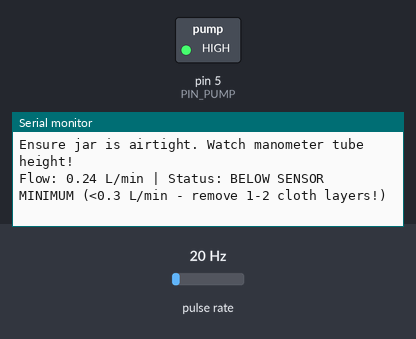
The sketch below on a simulated Arduino Uno, built with avr-gcc and run on an emulated ATmega328P. Shown: switched loads named in the sketch (green lamp = pin HIGH), the last lines printed to the serial monitor. Wiring (inferred from the names in the program): pulse sensor: data pin 2. The inputs (shaded band) are chosen by the test bench; at power-on: pulse rate 20 Hz.

Above: at 1.2 s.
1.3 s: pulse rate (sensor on pin 2) set to 50 Hz
At 2.4 s:
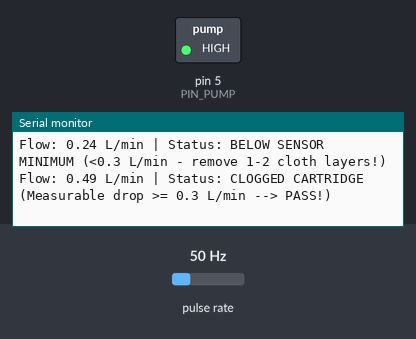
4.3 s: pulse rate (sensor on pin 2) set to 100 Hz
At 5.8 s:
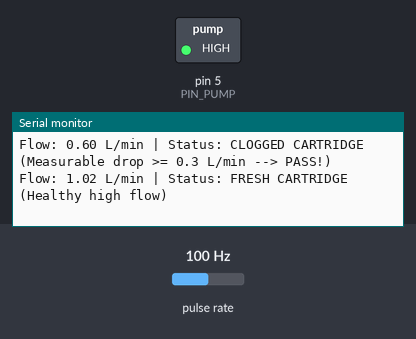

The sketch:

step8_clogging_comparison.ino
```cpp
/*
 * PureRoute v2 Hardware Bring-Up - Step 8: Fresh vs Clogged Jar Test
 * Compares flow rate and backpressure between Fresh Jar and Clogged Jar.
 * Pass when:
 *   1. Fresh jar yields steady healthy flow (e.g. 1.1 - 1.3 L/min, manometer ~5 cm).
 *   2. Clogged jar drops flow to 0.3 - 0.5 L/min (never 0), and manometer column rises to 15-25 cm.
 */

const byte PIN_FLOW = 2;
const byte PIN_PUMP = 5;
volatile unsigned long pulses = 0;

void onPulse() { pulses++; }

float kFlow = 5000.0;

void setup() {
  Serial.begin(115200);
  pinMode(PIN_PUMP, OUTPUT);
  digitalWrite(PIN_PUMP, HIGH); // Turn pump ON for flow test

  pinMode(PIN_FLOW, INPUT_PULLUP);
  attachInterrupt(digitalPinToInterrupt(PIN_FLOW), onPulse, FALLING);

  Serial.println(F("=== PUREROUTE V2 BRING-UP: STEP 8 CARTRIDGE BENCHMARK ==="));
  Serial.println(F("Comparing Fresh vs Clogged filter flow and backpressure."));
  Serial.println(F("Ensure jar is airtight. Watch manometer tube height!"));
}

unsigned long lastTick = 0;

void loop() {
  if (millis() - lastTick >= 1000) {
    lastTick = millis();

    noInterrupts();
    unsigned long p = pulses;
    pulses = 0;
    interrupts();

    float flowLpm = (float)p * 60.0 / kFlow;

    Serial.print(F("Flow: "));
    Serial.print(flowLpm, 2);
    Serial.print(F(" L/min | Status: "));

    if (flowLpm > 0.80) {
      Serial.println(F("FRESH CARTRIDGE (Healthy high flow)"));
    } else if (flowLpm >= 0.30) {
      Serial.println(F("CLOGGED CARTRIDGE (Measurable drop >= 0.3 L/min --> PASS!)"));
    } else {
      Serial.println(F("BELOW SENSOR MINIMUM (<0.3 L/min - remove 1-2 cloth layers!)"));
    }
  }
}
```

Measured:
- after the input at 1.3 s, the serial monitor: prints a new line after 0.70 s (image 1)
- after the input at 4.3 s, the serial monitor: prints a new line after 0.70 s (image 2)
